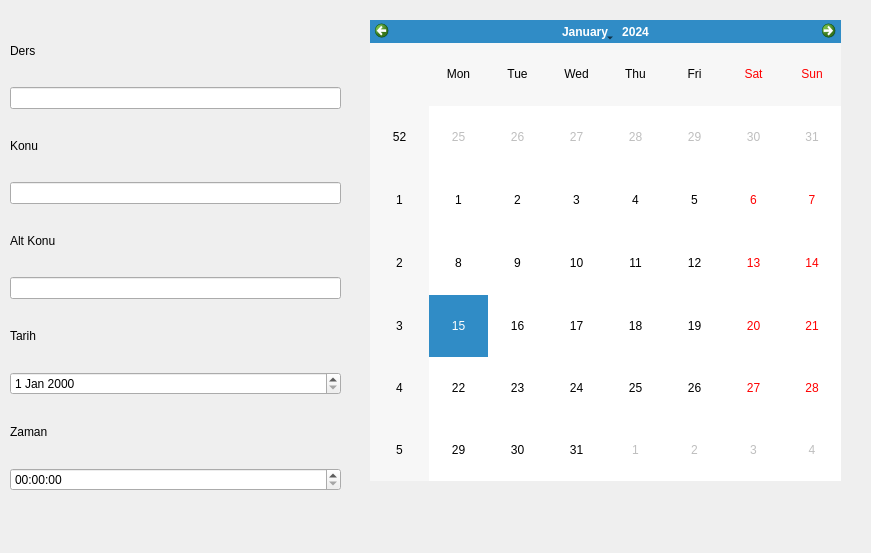
<?xml version="1.0" encoding="UTF-8"?>
<ui version="4.0">
 <class>Dialog</class>
 <widget class="QDialog" name="Dialog">
  <property name="geometry">
   <rect>
    <x>0</x>
    <y>0</y>
    <width>871</width>
    <height>553</height>
   </rect>
  </property>
  <property name="windowTitle">
   <string>Dialog</string>
  </property>
  <widget class="QWidget" name="verticalLayoutWidget">
   <property name="geometry">
    <rect>
     <x>10</x>
     <y>20</y>
     <width>331</width>
     <height>471</height>
    </rect>
   </property>
   <layout class="QVBoxLayout" name="verticalLayout">
    <item>
     <widget class="QLabel" name="label_3">
      <property name="text">
       <string>Ders</string>
      </property>
     </widget>
    </item>
    <item>
     <widget class="QLineEdit" name="lineEdit"/>
    </item>
    <item>
     <widget class="QLabel" name="label_2">
      <property name="text">
       <string>Konu</string>
      </property>
     </widget>
    </item>
    <item>
     <widget class="QLineEdit" name="lineEdit_2"/>
    </item>
    <item>
     <widget class="QLabel" name="label_4">
      <property name="text">
       <string>Alt Konu</string>
      </property>
     </widget>
    </item>
    <item>
     <widget class="QLineEdit" name="lineEdit_3"/>
    </item>
    <item>
     <widget class="QLabel" name="label_5">
      <property name="text">
       <string>Tarih</string>
      </property>
     </widget>
    </item>
    <item>
     <widget class="QDateEdit" name="dateEdit"/>
    </item>
    <item>
     <widget class="QLabel" name="label">
      <property name="text">
       <string>Zaman</string>
      </property>
     </widget>
    </item>
    <item>
     <widget class="QTimeEdit" name="timeEdit"/>
    </item>
   </layout>
  </widget>
  <widget class="QCalendarWidget" name="calendarWidget">
   <property name="geometry">
    <rect>
     <x>370</x>
     <y>20</y>
     <width>471</width>
     <height>461</height>
    </rect>
   </property>
  </widget>
 </widget>
 <resources/>
 <connections/>
</ui>
